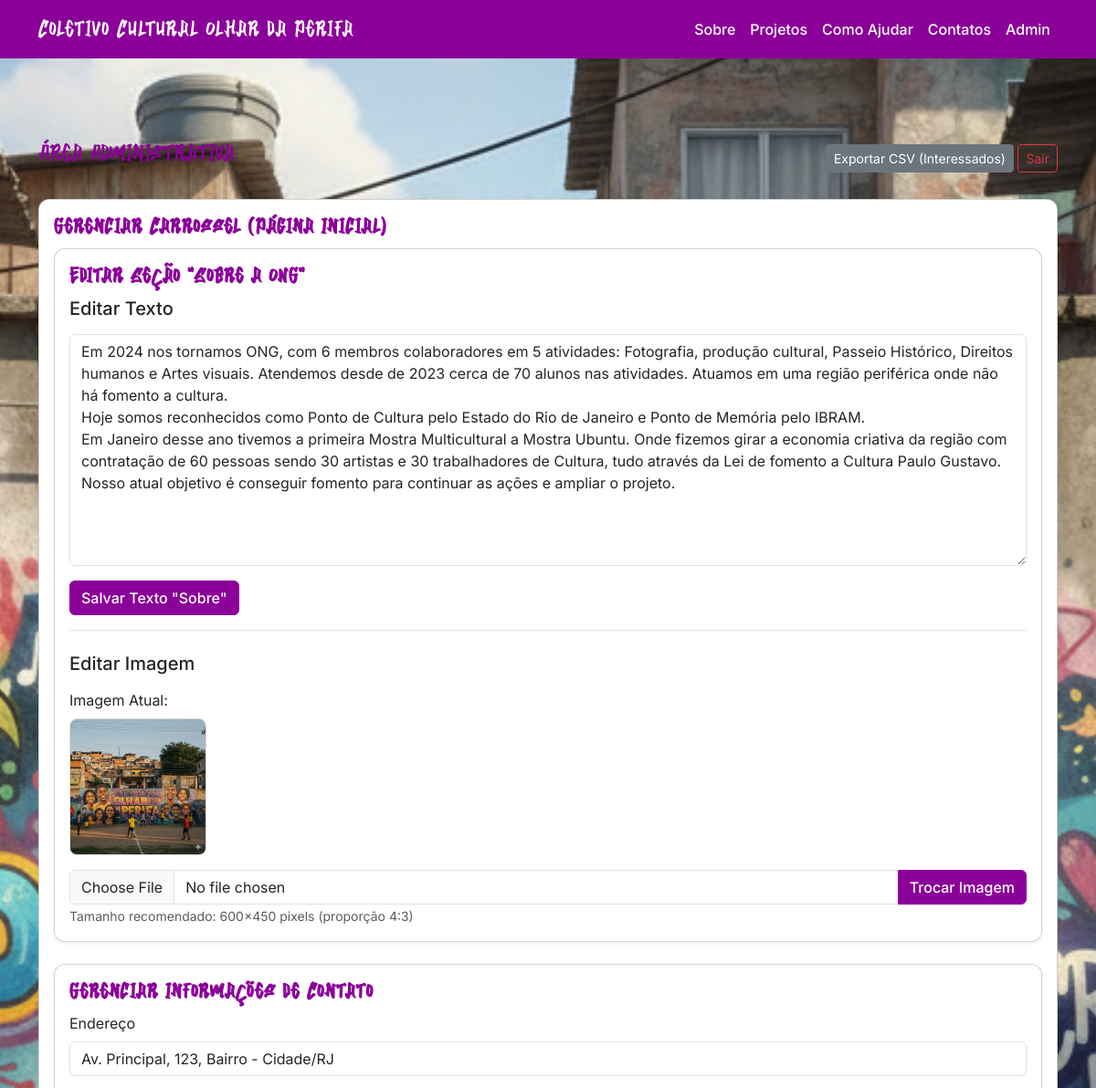
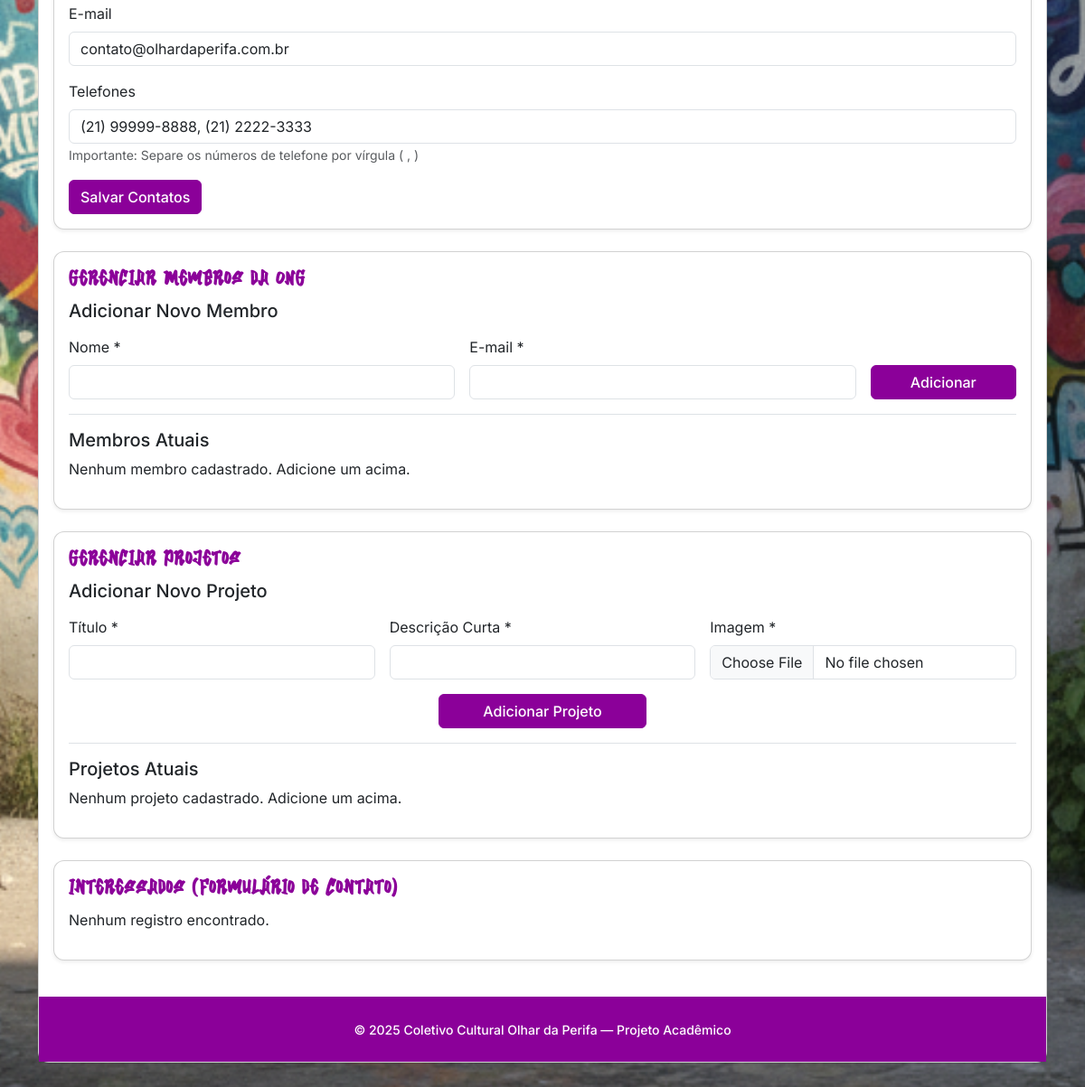
The page /admin (signed in) on the database its author committed (2 pictures, top to bottom).
### tables this page shows
CREATE TABLE config (
      key TEXT PRIMARY KEY,
      value TEXT
    );

### app.py (the view)
@app.route('/admin')
@login_required
def admin():
    db = get_db()
    cursor = db.cursor()
    cursor.execute("SELECT * FROM interessados ORDER BY data_envio DESC")
    entries = cursor.fetchall()
    carousel_images = get_carousel_images()
    projetos = get_projetos()
    sobre_data = get_sobre_data() # ATUALIZADO
    membros = get_membros() # Busca os membros
    contatos = get_contatos() # (NOVO)
    return render_template('admin.html',
                           entries=entries,
                           carousel_images=carousel_images,
                           projetos=projetos,
                           sobre_data=sobre_data, # ATUALIZADO
                           membros=membros,
                           contatos=contatos) # (NOVO)

### app.py (called while the page is built)
def allowed_file(filename):
    return '.' in filename and \
           filename.rsplit('.', 1)[1].lower() in ALLOWED_EXTENSIONS

def get_db():
    db = getattr(g, '_database', None)
    if db is None:
        db = g._database = sqlite3.connect(DATABASE)
        db.row_factory = sqlite3.Row
    return db

@app.teardown_appcontext
def close_connection(exception):
    db = getattr(g, '_database', None)
    if db is not None:
        db.close()

def get_carousel_images():
    images = []
    if os.path.exists(app.config['UPLOAD_FOLDER']):
        images = [f for f in os.listdir(app.config['UPLOAD_FOLDER']) if allowed_file(f)]
    return images

def get_projetos():
    db = get_db()
    cursor = db.cursor()
    cursor.execute("""
        SELECT
            p.*,
            m.nome as nome_lider
        FROM projetos p
        LEFT JOIN membros m ON p.lider_membro_id = m.id
        ORDER BY p.id DESC
    """)
    return cursor.fetchall()

def get_sobre_data():
    db = get_db()
    cursor = db.cursor()
    cursor.execute("SELECT value FROM config WHERE key = 'sobre_texto'")
    result_texto = cursor.fetchone()
    cursor.execute("SELECT value FROM config WHERE key = 'sobre_imagem_filename'")
    result_imagem = cursor.fetchone()
    return {
        'texto': result_texto['value'] if result_texto else DEFAULT_SOBRE_TEXTO,
        'imagem_filename': result_imagem['value'] if result_imagem else DEFAULT_SOBRE_IMAGEM_FILENAME
    }

def get_membros():
    db = get_db()
    cursor = db.cursor()
    cursor.execute("SELECT * FROM membros ORDER BY nome")
    return cursor.fetchall()

def get_contatos():
    db = get_db()
    cursor = db.cursor()
    contatos = {}
    keys = ['contato_endereco', 'contato_email', 'contato_telefones']
    defaults = {
        'contato_endereco': DEFAULT_CONTATO_ENDERECO,
        'contato_email': DEFAULT_CONTATO_EMAIL,
        'contato_telefones': DEFAULT_CONTATO_TELEFONES
    }
    for key in keys:
        cursor.execute("SELECT value FROM config WHERE key = ?", (key,))
        result = cursor.fetchone()
        contatos[key.replace('contato_', '')] = result['value'] if result else defaults[key]
    return contatos

def login_required(f):
    from functools import wraps
    @wraps(f)
    def decorated_function(*args, **kwargs):
        if not session.get('admin_logged'):
            flash('Acesso restrito. Faça login.', 'warning')
            return redirect(url_for('login'))
        return f(*args, **kwargs)
    return decorated_function

### templates/admin.html
{% extends 'base.html' %}
{% block content %}
<div class="d-flex justify-content-between align-items-center mb-4">
  <h2 class="h3" style="font-family: var(--fonte-titulo); color: var(--cor-roxo-ong);">Área Administrativa</h2>
  <div>
    <a class="btn btn-secondary btn-sm" href="{{ url_for('export_csv') }}">Exportar CSV (Interessados)</a>
    <a class="btn btn-outline-danger btn-sm" href="{{ url_for('logout') }}">Sair</a>
  </div>
</div>
<div class="card shadow-sm mb-4">
  <div class="card-body">
    <h4 class="card-title">Gerenciar Carrossel (Página Inicial)</h4>
<div class="card shadow-sm mb-4">
  <div class="card-body">
    <h4 class="card-title">Editar Seção "Sobre a ONG"</h4>
    <form action="{{ url_for('admin_update_sobre') }}" method="POST" class="border-bottom pb-3 mb-3">
      <h5 class="mb-3">Editar Texto</h5>
      <div class="mb-3">
        <textarea class="form-control" name="sobre_texto" rows="10" required>{{ sobre_data.texto }}</textarea>
      </div>
      <button type="submit" class="btn btn-success">Salvar Texto "Sobre"</button>
    </form>
    <h5 class="mb-3 mt-4">Editar Imagem</h5>
    <div class="mb-3">
      <label class="form-label">Imagem Atual:</label>
      <div>
        {% if sobre_data.imagem_filename %}
          <img src="{{ url_for('static', filename='uploads/' + sobre_data.imagem_filename) }}"
               alt="Imagem Sobre"
               style="height: 150px; width: auto; object-fit: cover; border-radius: 8px; border: 1px solid #ddd;">
        {% else %}
          <img src="https://placehold.co/200x150/8B0099/FFFFFF?text=Sem+Imagem"
               alt="Sem Imagem"
               style="height: 150px; width: auto; object-fit: cover; border-radius: 8px; border: 1px solid #ddd;">
        {% endif %}
      </div>
    </div>
    <form action="{{ url_for('admin_upload_sobre_imagem') }}" method="POST" enctype="multipart/form-data">
      <div class="input-group">
        <input type="file" class="form-control" name="file" id="sobre_file" accept="image/*" required>
        <button class="btn btn-success" type="submit">Trocar Imagem</button>
      </div>
      <small class="form-text text-muted">Tamanho recomendado: 600x450 pixels (proporção 4:3)</small>
    </form>
  </div>
</div>
<div class="card shadow-sm mb-4">
  <div class="card-body">
    <h4 class="card-title">Gerenciar Informações de Contato</h4>
    <form action="{{ url_for('admin_update_contatos') }}" method="POST">
      <div class="mb-3">
        <label for="contato_endereco" class="form-label">Endereço</label>
        <input type="text" class="form-control" id="contato_endereco" name="contato_endereco" value="{{ contatos.endereco }}">
      </div>
      <div class="mb-3">
        <label for="contato_email" class="form-label">E-mail</label>
        <input type="email" class="form-control" id="contato_email" name="contato_email" value="{{ contatos.email }}">
      </div>
      <div class="mb-3">
        <label for="contato_telefones" class="form-label">Telefones</label>
        <input type="text" class="form-control" id="contato_telefones" name="contato_telefones" value="{{ contatos.telefones }}">
        <small class="form-text text-muted">
          Importante: Separe os números de telefone por vírgula ( , )
        </small>
      </div>
      <button type="submit" class="btn btn-success">Salvar Contatos</button>
    </form>
  </div>
</div>
<div class="card shadow-sm mb-4">
  <div class="card-body">
    <h4 class="card-title">Gerenciar Membros da ONG</h4>
    <form action="{{ url_for('admin_add_membro') }}" method="POST" class="border-bottom pb-3 mb-3">
      <h5 class="mb-3">Adicionar Novo Membro</h5>
      <div class="row g-3">
        <div class="col-md-5">
          <label for="membro_nome" class="form-label">Nome *</label>
          <input type="text" class="form-control" id="membro_nome" name="nome" required>
        </div>
        <div class="col-md-5">
          <label for="membro_email" class="form-label">E-mail *</label>
          <input type="email" class="form-control" id="membro_email" name="email" required>
        </div>
        <div class="col-md-2 d-flex align-items-end">
          <button type="submit" class="btn btn-success w-100">Adicionar</button>
        </div>
      </div>
    </form>
    <h5>Membros Atuais</h5>
    {% if membros %}
      <div class="table-responsive" style="max-height: 250px; overflow-y: auto;">
        <table class="table table-striped table-hover table-sm">
          <thead>
            <tr>
              <th>Nome</th>
              <th>E-mail</th>
              <th>Ações</th>
            </tr>
          </thead>
          <tbody>
            {% for membro in membros %}
            <tr>
              <td>{{ membro.nome }}</td>
              <td>{{ membro.email }}</td>
              <td>
                <form action="{{ url_for('admin_delete_membro', membro_id=membro.id) }}" method="POST" onsubmit="return confirm('Excluir o membro {{ membro.nome }}? Isso o removerá de todas as equipes.');">
                  <button class="btn btn-sm btn-outline-danger">Excluir</button>
                </form>
              </td>
            </tr>
            {% endfor %}
          </tbody>
        </table>
      </div>
    {% else %}
      <p>Nenhum membro cadastrado. Adicione um acima.</p>
    {% endif %}
  </div>
</div>
<div class="card shadow-sm mb-4">
  <div class="card-body">
    <h4 class="card-title">Gerenciar Projetos</h4>
    <form action="{{ url_for('admin_add_projeto') }}" method="POST" enctype="multipart/form-data" class="border-bottom pb-3 mb-3">
      <h5 class="mb-3">Adicionar Novo Projeto</h5>
      <div class="row g-3">
        <div class="col-md-4">
          <label for="proj_titulo" class="form-label">Título *</label>
          <input type="text" class="form-control" id="proj_titulo" name="titulo" required>
        </div>
        <div class="col-md-4">
          <label for="proj_desc" class="form-label">Descrição Curta *</label>
          <input type="text" class="form-control" id="proj_desc" name="descricao" required>
        </div>
        <div class="col-md-4">
          <label for="proj_file" class="form-label">Imagem *</label>
          <input type="file" class="form-control" id="proj_file" name="file" accept="image/*" required>
        </div>
      </div>
      <div class="text-center mt-3">
        <button type="submit" class="btn btn-success px-5">Adicionar Projeto</button>
      </div>
    </form>
    <h5>Projetos Atuais</h5>
    {% if projetos %}
      <div class="table-responsive">
        <table class="table table-striped table-hover">
          <thead>
            <tr>
              <th>Foto</th>
              <th>Título</th>
              <th>Descrição</th>
              <th>Líder</th>
              <th>Ações</th>
            </tr>
          </thead>
          <tbody>
            {% for p in projetos %}
            <tr>
              <td>
                <img src="{{ url_for('static', filename='uploads/projetos/' + p.imagem_filename) }}" style="width: 100px; height: 60px; object-fit: cover; border-radius: 4px;" alt="Foto do Projeto">
              </td>
              <td>{{ p.titulo }}</td>
              <td style="max-width:250px;">{{ p.descricao }}</td>
              <td>
                {% if p.nome_lider %}
                  <span class="badge" style="background-color: var(--cor-roxo-ong); color: white;">{{ p.nome_lider }}</span>
                {% else %}
                  <span class="text-muted">Nenhum</span>
                {% endif %}
              </td>
              <td class="text-nowrap">
                <a href="{{ url_for('admin_gerenciar_equipe', projeto_id=p.id) }}" class="btn btn-sm btn-primary">
                  Gerenciar Equipe
                </a>
                <form action="{{ url_for('admin_delete_projeto', projeto_id=p.id) }}" method="POST" class="d-inline" onsubmit="return confirm('Confirmar exclusão do projeto {{ p.titulo }}?');">
                  <button class="btn btn-sm btn-danger">Excluir</button>
                </form>
              </td>
            </tr>
            {% endfor %}
          </tbody>
        </table>
      </div>
    {% else %}
      <p>Nenhum projeto cadastrado. Adicione um acima.</p>
    {% endif %}
  </div>
</div>
<div class="card shadow-sm mb-4">
  <div class="card-body">
    <h4 class="card-title">Interessados (Formulário de Contato)</h4>
    {% if entries %}
      <div class="table-responsive">
        <table class="table table-striped table-hover">
          <thead>
            <tr>
              <th>#</th>
              <th>Nome</th>
              <th>E-mail</th>
              <th>Tipo</th>
              <th>Mensagem</th>
              <th>Data</th>
              <th>Ações</th>
            </tr>
          </thead>
          <tbody>
            {% for e in entries %}
            <tr>
              <td>{{ e['id'] }}</td>
              <td>{{ e['nome'] }}</td>
              <td>{{ e['email'] }}</td>
              <td>{{ e['tipo'] }}</td>
              <td style="max-width:250px;white-space:pre-wrap;">{{ e['mensagem'] }}</td>
              <td>{{ e['data_envio'] }}</td>
              <td>
                <form method="post" action="{{ url_for('delete_entry', entry_id=e['id']) }}" style="display:inline;" onsubmit="return confirm('Confirmar exclusão?');">
                  <button class="btn btn-sm btn-danger">Excluir</button>
                </form>
              </td>
            </tr>
            {% endfor %}
          </tbody>
        </table>
      </div>
    {% else %}
      <p>Nenhum registro encontrado.</p>
    {% endif %}
  </div>
</div>
{% endblock %}

### static/style.css (style rules this page uses)
:root { --cor-roxo-ong: #8B0099; --cor-roxo-escuro: #8B0099; --cor-amarelo-ong: #FEDA02; --cor-branco: #FFFFFF; --cor-texto-escuro: #212529; --fonte-titulo: 'GraffitiYouth', sans-serif; --fonte-corpo: 'Inter', sans-serif; }
body { background-image: url(uploads/muro.png); background-position: top center; background-repeat: no-repeat; background-size: cover; background-color: var(--cor-amarelo-ong); color: var(--cor-texto-escuro); font-family: var(--fonte-corpo); }
.p-5.bg-light, .card { background-color: var(--cor-branco) !important; border-radius: 12px; box-shadow: 0 4px 12px rgba(0,0,0,0.05); }
.btn-primary, .btn-success { background-color: var(--cor-roxo-ong); border-color: var(--cor-roxo-ong); color: var(--cor-branco); font-weight: 500; }
section h2, .card-title { color: var(--cor-roxo-ong); font-weight: bold; font-family: var(--fonte-titulo); letter-spacing: 1px; }

### rows shown on the page
config: sobre_texto "Em 2024 nos tornamos ONG, com 6 membros colaboradores em 5 atividades: Fotografia, produção cultural, Passeio Histórico, Direitos humanos e Artes visuais. Atendemos desde de 2023 cerca de 70 alunos nas atividades. Atuamos em uma região periférica onde não há fomento a cultura. Hoje somos reconhecidos como Ponto de Cultura pelo Estado do Rio de Janeiro e Ponto de Memória pelo IBRAM. Em Janeiro desse ano tivemos a primeira Mostra Multicultural a Mostra Ubuntu. Onde fizemos girar a economia criativa da região com contratação de 60 pessoas sendo 30 artistas e 30 trabalhadores de Cultura, tudo através da Lei de fomento a Cultura Paulo Gustavo. Nosso atual objetivo é conseguir fomento para…"
config: value (picture)
config: contato_endereco "Av. Principal, 123, Bairro - Cidade/RJ"
config: contato_email "contato@olhardaperifa.com.br"
config: contato_telefones "(21) 99999-8888, (21) 2222-3333"

### other values the page prints
{{ 2025 }} "2025"
